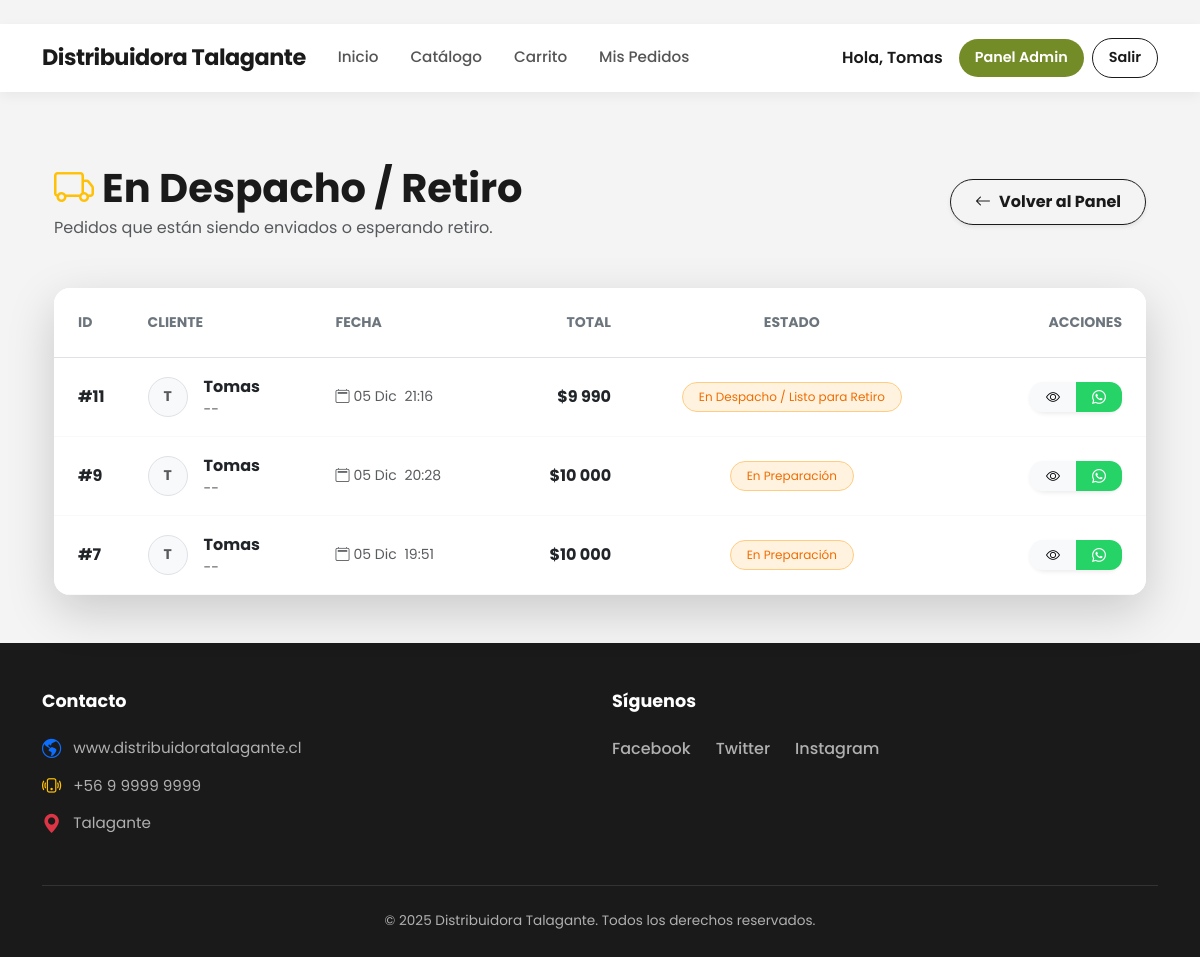
The page /pedidos-despacho/ (signed in) on the database its author committed.
### core/models.py (models this page shows, shortened)
class Orden(models.Model):
    ESTADOS = [
        ('pendiente', 'Pendiente de Pago'),
        ('confirmacion', 'En Confirmación'),
        ('preparacion', 'En Preparación'),
        ('despacho', 'En Despacho / Listo para Retiro'),
        ('cancelado', 'Cancelado'),
        ('completado', 'Completado'),
    ]
    METODOS_PAGO = [
        ('transferencia', 'Transferencia Bancaria'),
        ('efectivo', 'Pago en Efectivo (Retiro)'),
    ]
    usuario = models.ForeignKey(User, on_delete=models.CASCADE)
    fecha = models.DateTimeField(auto_now_add=True)
    estado = models.CharField(max_length=20, choices=ESTADOS, default='pendiente')
    total = models.DecimalField(max_digits=12, decimal_places=2)
    metodo_pago = models.CharField(max_length=20, choices=METODOS_PAGO, default='transferencia')
    instrucciones_transferencia = models.TextField(default="Realice transferencia a Cuenta Corriente XXXX-XXXX y envíe comprobante por WhatsApp.")
    comprobante = models.ImageField(upload_to='comprobantes/', blank=True, null=True, help_text="Foto del comprobante de pago")
    nota_comprobante = models.TextField(blank=True, null=True, help_text="Link o nota del comprobante (opcional)")
    mensaje_cliente = models.TextField(blank=True, help_text="Mensaje opcional del cliente")
    def get_whatsapp_link(self):
        return "https://wa.me/56949071013"

### core/views.py (the view)
# urls.py: path('pedidos-despacho/', views.pedidos_despacho, name='pedidos_despacho'),
@login_required
@user_passes_test(lambda u: u.is_superuser)
def pedidos_despacho(request):
    ordenes = Orden.objects.select_related('usuario', 'usuario__perfil') \
                           .prefetch_related('itemorden_set__producto') \
                           .filter(estado__in=['despacho', 'preparacion']) \
                           .order_by('-fecha')
    context = {'ordenes': ordenes, 'titulo': 'Pedidos en Despacho / Listos para Retiro'}
    return render(request, 'core/pedidos_despacho.html', context)  # ← NOMBRE CORRECTO

### core/templates/core/pedidos_despacho.html (shortened to what this page needs)
{% extends "core/base.html" %}
{% load humanize %}
{% block content %}
<div class="container py-5 animate-fade-in">
    <div class="d-flex justify-content-between align-items-center mb-5">
        <div>
            <h1 class="fw-bold mb-1" style="color: #1a1a1a;">
                <i class="bi bi-truck text-warning me-2"></i>En Despacho / Retiro
            </h1>
            <p class="text-muted mb-0">Pedidos que están siendo enviados o esperando retiro.</p>
        </div>
        <div>
            <a href="{% url 'admin_home' %}" class="btn btn-outline-dark rounded-pill px-4 fw-bold shadow-sm">
                <i class="bi bi-arrow-left me-2"></i>Volver al Panel
            </a>
        </div>
    </div>
    <div class="card border-0 shadow-lg rounded-4 overflow-hidden">
        <div class="card-body p-0">
            <div class="table-responsive">
                <table class="table table-hover align-middle mb-0">
                    <thead class="bg-light">
                        <tr>
                            <th class="ps-4 py-4 text-secondary text-uppercase small fw-bold">ID</th>
                            <th class="py-4 text-secondary text-uppercase small fw-bold">Cliente</th>
                            <th class="py-4 text-secondary text-uppercase small fw-bold">Fecha</th>
                            <th class="py-4 text-secondary text-uppercase small fw-bold text-end">Total</th>
                            <th class="py-4 text-secondary text-uppercase small fw-bold text-center">Estado</th>
                            <th class="pe-4 py-4 text-end text-secondary text-uppercase small fw-bold">Acciones</th>
                        </tr>
                    </thead>
                    <tbody>
                        {% for o in ordenes %}
                        <tr class="border-bottom border-light">
                            <td class="ps-4 py-3">
                                <span class="fw-bold text-dark">#{{ o.id }}</span>
                            </td>
                            <td class="py-3">
                                <div class="d-flex align-items-center">
                                    <div class="rounded-circle bg-light border d-flex align-items-center justify-content-center me-3"
                                         style="width: 40px; height: 40px;">
                                        <span class="fw-bold text-muted small">
                                            {{ o.usuario.username|make_list|first|upper }}
                                        </span>
                                    </div>
                                    <div>
                                        <div class="fw-bold text-dark">{{ o.usuario.username }}</div>
                                        <small class="text-muted">{{ o.usuario.perfil.nombre_completo|default:"--" }}</small>
                                    </div>
                                </div>
                            </td>
                            <td class="py-3 text-muted small">
                                <i class="bi bi-calendar2 me-1"></i>{{ o.fecha|date:"d M" }}
                                <span class="ms-1">{{ o.fecha|time:"H:i" }}</span>
                            </td>
                            <td class="py-3 text-end fw-bold text-dark">
                                ${{ o.total|floatformat:0|intcomma }}
                            </td>
                            <td class="py-3 text-center">
                                <span class="badge rounded-pill px-3 py-2 fw-normal border bg-orange-subtle text-orange-emphasis border-orange-subtle">
                                    {{ o.get_estado_display }}
                                </span>
                            </td>
                            <td class="pe-4 py-3 text-end">
                                <div class="btn-group shadow-sm rounded-pill">
                                    <a href="{% url 'orden_detail' o.id %}" class="btn btn-light btn-sm border-end px-3 py-2" title="Ver Detalle">
                                        <i class="bi bi-eye"></i>
                                    </a>
                                    <a href="{{ o.get_whatsapp_link }}" target="_blank" class="btn btn-success btn-sm px-3 py-2" title="Avisar al Cliente">
                                        <i class="bi bi-whatsapp"></i>
                                    </a>
                                </div>
                            </td>
                        </tr>
                        {% endfor %}
                    </tbody>
                </table>
            </div>
        </div>
    </div>
</div>
{% endblock %}

### core/templates/core/base.html (shortened to what this page needs)
﻿{% load static %}
<!DOCTYPE html>
<html lang="es">
<head>
  <link rel="stylesheet" href="https://cdn.jsdelivr.net/npm/bootstrap@5.3.0/dist/css/bootstrap.min.css">
  <link rel="stylesheet" href="https://cdn.jsdelivr.net/npm/bootstrap-icons@1.10.0/font/bootstrap-icons.css">
  <link rel="stylesheet" href="{% static 'core/css/style.css' %}?v=21">
</head>
<body class="site">
  {% with current=request.resolver_match.url_name %}
  <nav class="navbar navbar-expand-lg sticky-top">
    <div class="container">
      <a class="navbar-brand" href="{% url 'home' %}">Distribuidora Talagante</a>
      <div class="collapse navbar-collapse" id="navbarNav">
        <ul class="navbar-nav me-auto mb-2 mb-lg-0">
          <li class="nav-item"><a class="nav-link {% if current == 'home' %}active{% endif %}" href="{% url 'home' %}">Inicio</a></li>
          <li class="nav-item"><a class="nav-link {% if current == 'catalogo' %}active{% endif %}" href="{% url 'catalogo' %}">Catálogo</a></li>
          <li class="nav-item"><a class="nav-link {% if current == 'carrito' %}active{% endif %}" href="{% url 'carrito' %}">Carrito</a></li>
          <li class="nav-item"><a class="nav-link {% if current == 'mis_compras' %}active{% endif %}" href="{% url 'mis_compras' %}">Mis Pedidos</a></li>
        </ul>
        <div class="d-flex gap-2 align-items-center">
          {% if user.is_authenticated %}
            <span class="me-2 fw-semibold d-none d-lg-block">Hola, {{ user.username }}</span>
            {% if user.is_staff or user.is_superuser %}
              <a href="{% url 'admin_home' %}" class="btn btn-primary btn-sm px-3">Panel Admin</a>
            {% endif %}
            <a href="{% url 'logout' %}" class="btn btn-outline-dark btn-sm px-3">Salir</a>
          {% else %}
            <a href="{% url 'login' %}" class="btn btn-primary btn-sm px-4">Iniciar Sesión</a>
            <a href="{% url 'login' %}?tab=register" class="btn btn-light btn-sm px-4 border">Registrarse</a>
          {% endif %}
        </div>
      </div>
    </div>
  </nav>
  {% endwith %}
  <main class="site-main">
    <div class="container mt-4">
      {% block content %}{% endblock %}
    </div>
  </main>
  <footer class="global-footer">
    <div class="container">
      <div class="row pt-5 pb-4">
        <div class="col-md-6 mb-4 mb-md-0">
          <h5 class="footer-title">Contacto</h5>
          <ul class="list-unstyled footer-list">
            <li>
              <i class="bi bi-globe-americas text-primary"></i>
              <a href="#">www.distribuidoratalagante.cl</a>
            </li>
            <li>
              <i class="bi bi-phone-vibrate text-warning"></i>
              <span>+56 9 9999 9999</span>
            </li>
            <li>
              <i class="bi bi-geo-alt-fill text-danger"></i>
              <span>Talagante</span>
            </li>
          </ul>
        </div>
        <div class="col-md-6">
          <h5 class="footer-title">Síguenos</h5>
          <div class="social-links">
            <a href="#">Facebook</a>
            <a href="#">Twitter</a>
            <a href="#">Instagram</a>
          </div>
        </div>
      </div>
      <div class="footer-bottom">
        <p class="mb-0">&copy; 2025 Distribuidora Talagante. Todos los derechos reservados.</p>
      </div>
    </div>
  </footer>
</body>
</html>

### static/core/css/style.css (style rules this page uses)
body { font-family: var(--font-main); color: var(--color-dark); background-color: var(--color-gray-bg); }
a { text-decoration: none; color: inherit; }
.navbar { background-color: var(--color-white) !important; box-shadow: 0 4px 12px rgba(0,0,0,0.05); padding: 12px 0; }
.navbar-brand { font-family: var(--font-main); font-weight: 700; font-size: 1.4rem; color: var(--color-dark) !important; letter-spacing: -0.5px; }
.navbar-nav .nav-link { font-weight: 500; color: #555 !important; font-size: 0.95rem; margin: 0 8px; position: relative; transition: color 0.3s; }
.navbar .btn { border-radius: var(--radius-btn); font-weight: 600; padding: 8px 24px; font-size: 0.9rem; }
.btn { border-radius: var(--radius-card); font-weight: 600; padding: 10px 20px; transition: all 0.3s ease; border: none; }
.btn-primary { background-color: var(--color-primary) !important; border-color: var(--color-primary) !important; color: white !important; }
.btn-outline, .btn-outline-dark, .btn-outline-primary { background-color: transparent !important; border: 1px solid var(--color-dark) !important; color: var(--color-dark) !important; }
.btn-success { background-color: #25D366 !important; color: white; }
.global-footer { background-color: var(--color-dark); color: #b0b0b0; margin-top: auto; font-size: 0.95rem; }
.footer-title { color: #ffffff; font-weight: 700; margin-bottom: 25px; font-size: 1.1rem; }
.footer-list li { margin-bottom: 15px; display: flex; align-items: center; gap: 12px; }
.footer-list a { color: #b0b0b0; text-decoration: none; transition: color 0.3s ease; }
.footer-list i { font-size: 1.2rem; }
.social-links { display: flex; gap: 25px; }
.social-links a { color: #b0b0b0; font-weight: 500; font-size: 1rem; transition: color 0.3s; }
.footer-bottom { border-top: 1px solid #333; padding: 25px 0; text-align: center; margin-top: 10px; font-size: 0.85rem; }
.badge { padding: 8px 12px; border-radius: 30px; font-weight: 500; }
html { height: 100%; }
body { min-height: 100vh; display: flex; flex-direction: column; margin: 0; }
.site-main { flex: 1; }
.global-footer { margin-top: auto; width: 100%; }
.animate-fade-in { animation: fadeIn 0.5s ease-out forwards; }
.bg-orange-subtle { background-color: #fff3e0 !important; color: #ef6c00 !important; }
.border-orange-subtle { border: 1px solid #ffcc80 !important; }

### rows shown on the page
Orden: id "11", usuario.username|make_list "T", usuario.username "Tomas", usuario.perfil.nombre_completo "--", fecha "05 Dic", fecha "21:16", total "9 990", estado "En Despacho / Listo para Retiro"
Orden: id "9", usuario.username|make_list "T", usuario.username "Tomas", usuario.perfil.nombre_completo "--", fecha "05 Dic", fecha "20:28", total "10 000", estado "En Preparación"
Orden: id "7", usuario.username|make_list "T", usuario.username "Tomas", usuario.perfil.nombre_completo "--", fecha "05 Dic", fecha "19:51", total "10 000", estado "En Preparación"

### other values the page prints
{{ user.username }} "Tomas"
